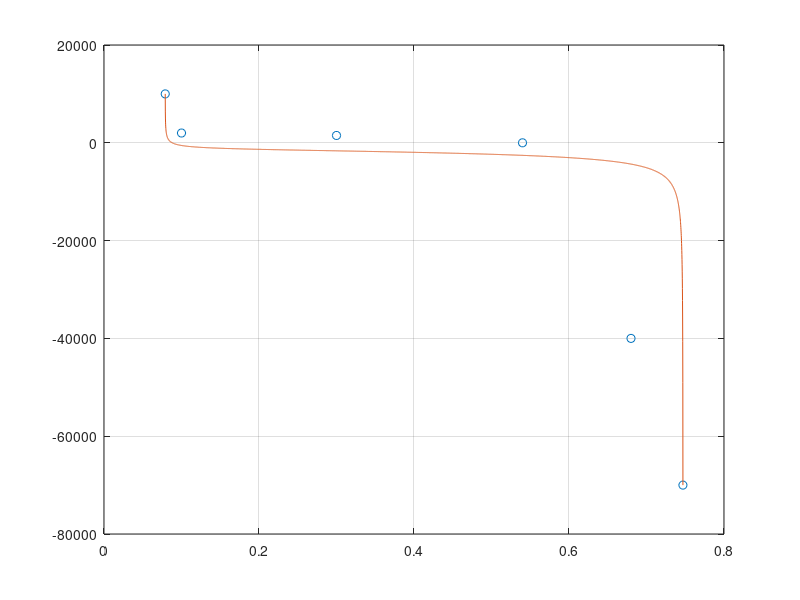

MATLAB code for this plot:
% data1: sea-water Pc
% Written by Ali A. Eftekhari
% Last checked: June 2021
data{1}=[0.073 249
0.085 45
0.09 15
0.131 8
0.197 3.33
0.23 2.22
0.25 1.79
0.328 0.6
0.38 0
0.5 -0.1
0.6 -0.3
0.7 -0.7
0.8 -2.5
0.831 -5.8
0.84 -10
0.856 -20
0.863 -32.2
0.867 -43
0.869 -49.1
0.87 -54.3
0.882 -92.8
0.893 -126.9
0.895 -142.5
0.899 -167.7
0.901 -250];
% zero sulphate Pc, table 3
data{2}=[0.056 200
0.058 36.9
0.073 9.3
0.112 5.06
0.137 3.56
0.176 1.46
0.232 0.5
0.28 0
0.503 -0.8
0.606 -1.13
0.698 -2
0.768 -3
0.793 -4
0.81 -5
0.827 -13
0.84 -31.4
0.857 -79.3];
% JCR library for cretaceous chalk
data{3}=[0.079 0.1
0.1 0.02
0.3 0.015
0.54 0.0
0.68 -0.4
0.747 -0.7];
% fit model to data
pc1=data{3}(:,2)*1e5; % Pa
sw1=data{3}(:,1);
sw_plot=linspace(min(sw1),max(sw1),5000);
% pc_plot=interp1(sw, pc, sw_plot, 'linear', 'extrap');
% plot(sw, pc, 'o', sw_plot, pc_plot)
% plot(diff(pc_plot)./diff(sw_plot))
% log(pc)=log(pce)-(1/labda)*log((sw-sw0)/(1-sw0-sor))
% ind0=find(pc==0, 1);
% p1=polyfit(sw(1:ind0-1), log(pc(1:ind0-1)), 1)
% plot(sw(1:ind0-1), log(pc(1:ind0-1)), 'o')

pc=@(sw, cwi, coi, awi, aoi, swc, sor)(cwi./((sw-swc)/(1-swc)).^awi+coi./((1-sw-sor)/(1-sor)).^aoi);
swc0=0.0789;
sor0=0.2529;
labda=2.4;
f=@(x, sw)pc(sw, x(1), x(2), 1/labda, 1/labda, swc0, sor0);
fw=@(x, sw)pc(sw, x(1), 0.0 , x(3), x(4), swc0, sor0);
fo=@(x, sw)pc(sw, 0.0, x(2), x(3), x(4), swc0, sor0);
x=lsqcurvefit(f, [1e3, -1e3],sw1, pc1)
% fminsearch (base MATLAB) is used instead of patternsearch so this example
% does not require the Global Optimization Toolbox.
x=fminsearch(@(x)(sum(abs(f(x, sw1)-pc1))), x)
plot(sw1, pc1, 'o', sw_plot, f(x, sw_plot))%, ...
% sw_plot, fw(x, sw_plot), '--', ...
% sw_plot, fo(x, sw_plot), '-.'); 
grid;
